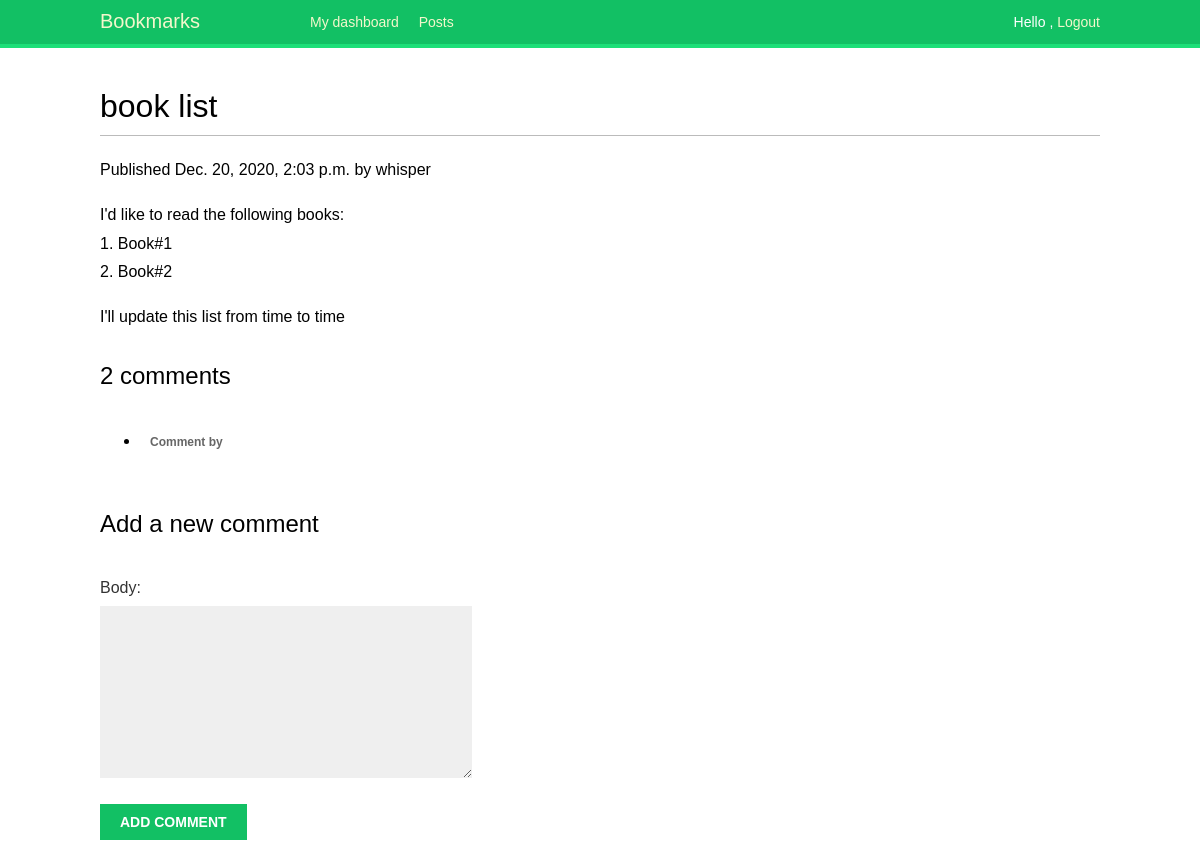
The page /account/posts/2020/12/20/book-list/ (signed in) on the database its author committed.
### account/models.py (models this page shows)
class Post(models.Model):
    STATUS_CHOICES = (
        ('draft', 'Draft'),
        ('published', 'Published'),
    )
    title = models.CharField(max_length=250)
    slug = models.SlugField(max_length=250,
                            unique_for_date='publish')
    author = models.ForeignKey(User,    #model of the Django authentication system
                               on_delete=models.CASCADE,
                               related_name='bookmark_posts')
    body = models.TextField()
    publish = models.DateTimeField(default=timezone.now)
    created = models.DateTimeField(auto_now_add=True)
    updated = models.DateTimeField(auto_now=True)
    status = models.CharField(max_length=10,
                              choices=STATUS_CHOICES,
                              default='draft')
    objects = models.Manager() # The default manager.
    published = PublishedManager() # Our custom manager.

### account/views.py (the view)
@login_required
def post_detail(request, year, month, day, post):
    post = get_object_or_404(Post, slug=post,
                             status='published',
                             publish__year=year,
                             publish__month=month,
                             publish__day=day)
    comments = post.tree_comments.filter(active=True)
    new_comment = None
    if request.method == 'POST':
        comment_form = CommentForm(data=request.POST)
        if comment_form.is_valid():
            new_comment = comment_form.save(commit=False)
            new_comment.post = post
            new_comment.name = request.user.username
            new_comment.email = request.user.email
            new_comment.save()
    else:
        comment_form = CommentForm()
    return render(request,
                  'account/post/detail.html',
                  {'post': post,
                   'comments': comments,
                   'new_comment': new_comment,
                   'comment_form': comment_form})

### account/forms.py
class CommentForm(forms.ModelForm):
	class Meta:
		model = TreeComment
		fields = ('body',)

### account/templates/account/post/detail.html (shortened to what this page needs)
{% extends "base.html" %}
{% load mptt_tags %}
{% block content %}
    <h1>{{ post.title }}</h1>
    <p class="date">
        Published {{ post.publish }} by {{ post.author }}
    </p>
    {{ post.body|linebreaks }}
    {% with comments.count as total_comments %}
        <h2>
            {{ total_comments }} comment{{ total_comments|pluralize }}
        </h2>
    {% endwith %}
    <ul>
        {% recursetree comments %}
            <li class="comment">
                <p class="info">
                    Comment by {{ node.name }}
                </p>
            </li>
        {% endrecursetree %}
    </ul>
    {% if new_comment %}
        <h2>Your comment has been added.</h2>
    {% else %}
        <h2>Add a new comment</h2>
        <form method="post">
            {{ comment_form.as_p }}
            <p><input type="submit" value="Add comment"></p>
        </form>
    {% endif %}
{% endblock %}

### account/static/css/base.css (style rules this page uses)
body { margin:0; padding:0; font-family:helvetica, sans-serif; }
p { line-height: 1.8; }
h1, h2, h3, h4, h5 , h6 { font-family: 'Muli', sans-serif; font-weight:normal; }
h1 { border-bottom:1px solid #bbb; padding:0 0 10px 0; margin:10px 0 20px 0; }
h2 { margin:30px 0 20px; }
form { overflow:auto; }
form p { width:100%; overflow:auto; }
label { float:left; clear:both; color:#333; margin-bottom:4px; }
input, textarea { clear:both; float:left; margin:0 0 10px; background:#efefef; border:0; padding:6px 10px; font-size:14px; }
input[type=submit], a.button { font-weight:bold; background:#12c064; color:#fff; padding:10px 20px; font-size:14px; text-transform:uppercase; }
.comment { padding:10px; }
.comment .info { font-weight:bold; font-size:12px; color:#666; }

### rows shown on the page
Post: title "book list", publish "Dec. 20, 2020, 2:03 p.m.", author "whisper", body "I'd like to read the following books: 1. Book#1 2. Book#2 I'll update this list from time to time"

### other values the page prints
{{ total_comments }} "2"
